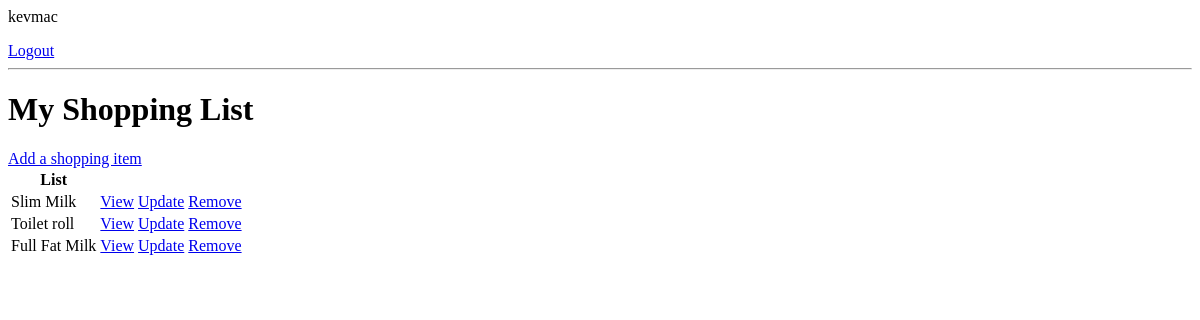
The app's page / (signed in), older data.
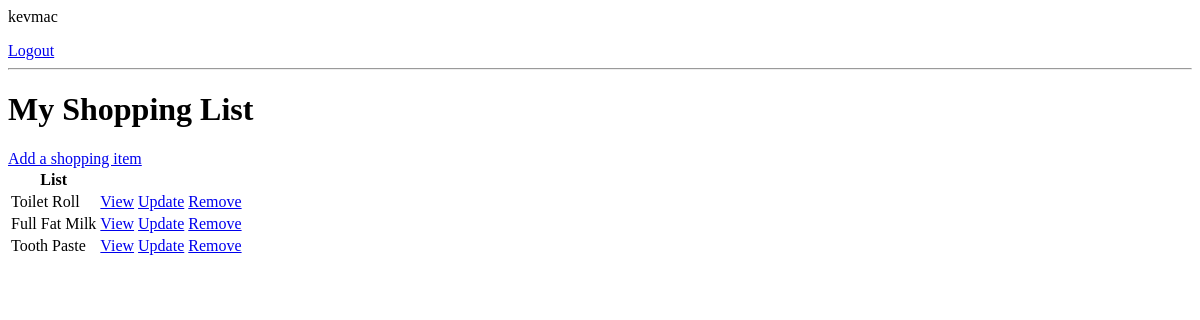
The same page, newer data.
### shop_app/models.py (models this page shows, shortened)
class Task(models.Model):
    user = models.ForeignKey(User, on_delete=models.CASCADE, null=True,
                             blank=True)
    title = models.CharField(max_length=100)
    description = models.TextField(null=True, blank=True)
    complete = models.BooleanField(default=False)
    created = models.DateTimeField(auto_now_add=True)
    class Meta:
        ordering = ['complete']

### shop_app/views.py (the view)
# urls.py: path('', TaskList.as_view(), name='tasks'),
class TaskList(LoginRequiredMixin, ListView):
    model = Task
    context_object_name = 'tasks'
    def get_context_data(self, **kwargs):
        context = super().get_context_data(**kwargs)
        context['tasks'] = context['tasks'].filter(user=self.request.user)
        return context

### shop_app/templates/shop_app/task_list.html (shortened to what this page needs)
{% if request.user.is_authenticated %}
<p>{{request.user}}</p>
<a href="{% url 'logout' %}">Logout</a>
{% else %}
<a href="{% url 'login' %}">Login</a>
{% endif %}
<hr>
<h1>My Shopping List</h1>
<a href="{% url 'create-item' %}">Add a shopping item</a>
<table>
    <tr>
        <th>List</th>
        <th></th>
        <th></th>
        <th></th>
    </tr>
    {% for task in object_list %}
    <tr>
        <td>{{task.title}}</td>
        <td><a href ="{% url 'task' task.id %}">View</a></td>
        <td><a href ="{% url 'edit-item' task.id %}">Update</a></td>
        <td><a href ="{% url 'remove-item' task.id %}">Remove</a></td>
    </tr>
    {% empty %}
        <h3>No more items in Shopping List</h3>
    {% endfor %}
    </table>

Row changes from the older to the newer data that the page shows:
removed Task: title "Slim Milk"
changed Task: title "Toilet roll" → "Toilet Roll"
added Task: title "Tooth Paste"
